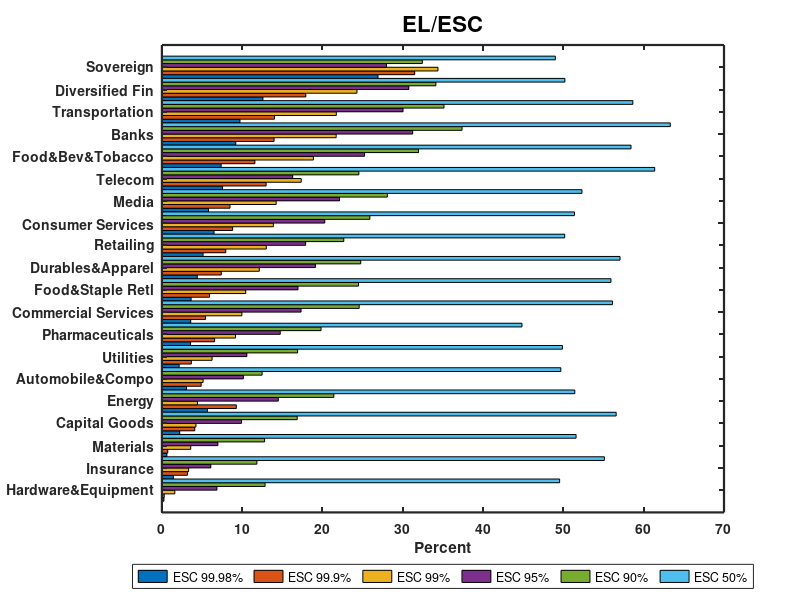

This figure's MATLAB source:
%% CODE

data=[
0.25    0.29    1.61    6.85    12.85   49.53
1.43    3.18    3.33    6.09    11.83   55.10
0.62    0.73    3.59    6.97    12.79   51.58
2.22    4.09    4.24    9.92    16.85   56.57
5.67    9.27    4.43    14.50   21.41   51.42
3.07    4.89    5.13    10.15   12.48   49.68
2.15    3.67    6.25    10.58   16.90   49.88
3.57    6.56    9.17    14.74   19.82   44.84
3.59    5.43    9.96    17.33   24.57   56.11
3.64    5.93    10.44   16.95   24.49   55.92
4.41    7.40    12.13   19.12   24.76   57.05
5.13    7.95    13.00   17.90   22.65   50.16
6.49    8.81    13.88   20.28   25.90   51.38
5.80    8.48    14.23   22.12   28.08   52.31
7.55    12.98   17.35   16.29   24.53   61.37
7.38    11.58   18.87   25.24   31.96   58.42
9.20    13.97   21.70   31.23   37.38   63.31
9.72    14.02   21.72   30.03   35.13   58.65
12.58   17.92   24.29   30.75   34.12   50.18
26.91   31.48   34.38   27.97   32.43   49.00
];

%% PLOT

barh(data,1)
set(gca,'YTick',1:20);
set(gca,'YTickLabel', {'Hardware&Equipment' 'Insurance'  'Materials' 'Capital Goods' 'Energy' 'Automobile&Compo' 'Utilities' 'Pharmaceuticals' 'Commercial Services' 'Food&Staple Retl' 'Durables&Apparel' 'Retailing' 'Consumer Services' 'Media' 'Telecom' 'Food&Bev&Tobacco' 'Banks' 'Transportation' 'Diversified Fin' 'Sovereign'})
set(gca,'FontSize',10,'FontWeight','Bold')
title('EL/ESC','FontSize',16,'FontWeight','Bold')
xlabel('Percent')
legend('ESC 99.98%', 'ESC 99.9%', 'ESC 99%', 'ESC 95%', 'ESC 90%', 'ESC 50%', 'Location', 'BestOutside','Orientation','horizontal')
ylim([0 21])
box on
set(gca,'LineWidth',1.6,'FontSize',10,'FontWeight','Bold')

% to save plot please uncomment following lines
print -painters -dpng -r600 XFGELESC.png
% print -painters -dpdf -r600 XFGELESC.pdf